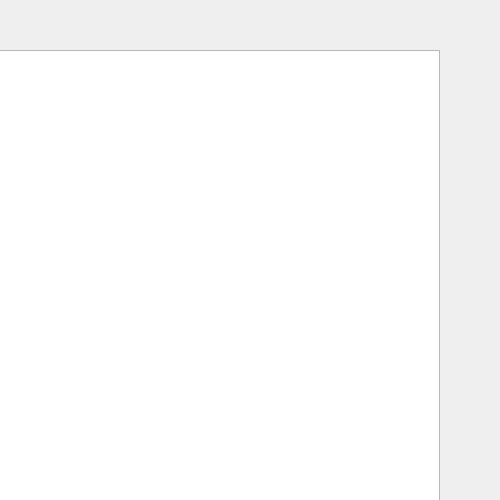
<?xml version="1.0" encoding="UTF-8"?>
<ui version="4.0">
 <class>Widget</class>
 <widget class="QWidget" name="Widget">
  <property name="geometry">
   <rect>
    <x>0</x>
    <y>0</y>
    <width>500</width>
    <height>500</height>
   </rect>
  </property>
  <property name="windowTitle">
   <string>Widget</string>
  </property>
  <widget class="QGraphicsView" name="graphicsView">
   <property name="geometry">
    <rect>
     <x>-60</x>
     <y>50</y>
     <width>500</width>
     <height>500</height>
    </rect>
   </property>
   <property name="interactive">
    <bool>false</bool>
   </property>
   <property name="transformationAnchor">
    <enum>QGraphicsView::AnchorViewCenter</enum>
   </property>
  </widget>
 </widget>
 <layoutdefault spacing="6" margin="11"/>
 <resources/>
 <connections/>
</ui>
